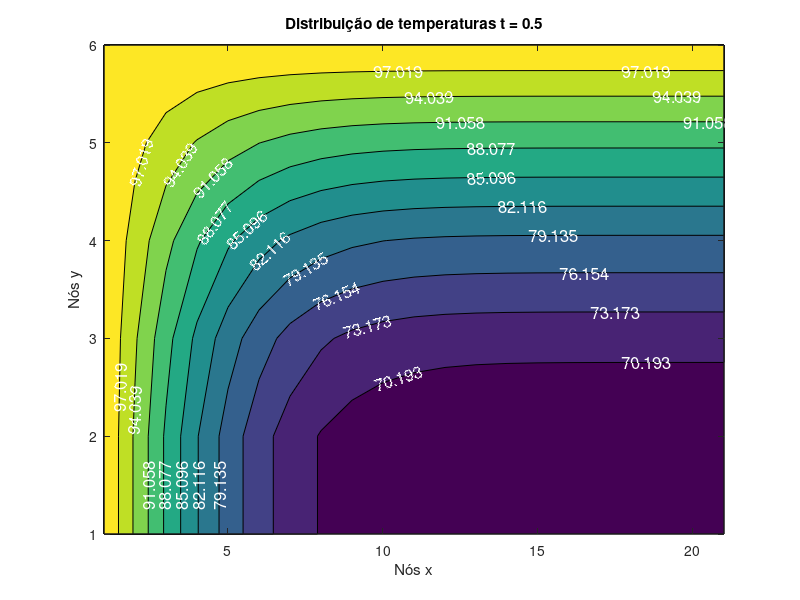

MATLAB code for this plot:
tic()
a = 100 % mm²/s
Comprimentox = 50;%mm
Comprimentoy = 12.5;%mm
dx = dy = 2.5; %mm
nx = Comprimentox/dx +1 %mm
ny = Comprimentoy/dy +1 %mm

%Adição do tempo
tempomax = 0.5; %s
tempo = 0
dt = 0.01;  %s
nt = tempomax/dt+1

%Matriz chute-inicial
Tinicial = 30;
T = ones(ny, nx, nt)*Tinicial;

%Condições de contorno
T(ny, :, :) = 100;
T(:, 1, :) = 100;
T_old = T;

erromax = 10

while erromax>0.001;
    %i percorre o raio da barra visto a linha
    for i=2:ny-1
      %j percorre o comprimento longitudinal da barra
      for j=2:nx-1
        %t percorre o eixo temporal
        for t=2:nt
          T(i,j,t) = T(i,j,t-1) + dt*a*(T(i+1,j,t-1)+T(i-1,j,t-1)+T(i,j+1,t-1)+T(i,j-1,t-1) - 4*T(i,j,t-1))/(dx*dx);
        endfor
      endfor
    endfor


    %Derivada prescrita nas paredes
    for t=2:nt
      for j=2:nx
        T(1, j, t) = T(2, j, t);
      endfor
    endfor

    %Derivada prescrita nas paredes
    for t=2:nt
      for i=2:ny
        T(i, nx, t) = T(i, nx-1, t);
      endfor
    endfor

    %Erro definido como a maior diferença
    erro = T-T_old;
    erromax = max(max(max(abs(erro))))
    T_old = T;
endwhile


figure (1);
[c,h] = contourf(T(:,:, nt));
clabel(c, h, 'FontSize', 12, 'Color', 'white');
title("Distribuição de temperaturas t = 0.5")
xlabel('Nós x')
ylabel('Nós y')



toc()
